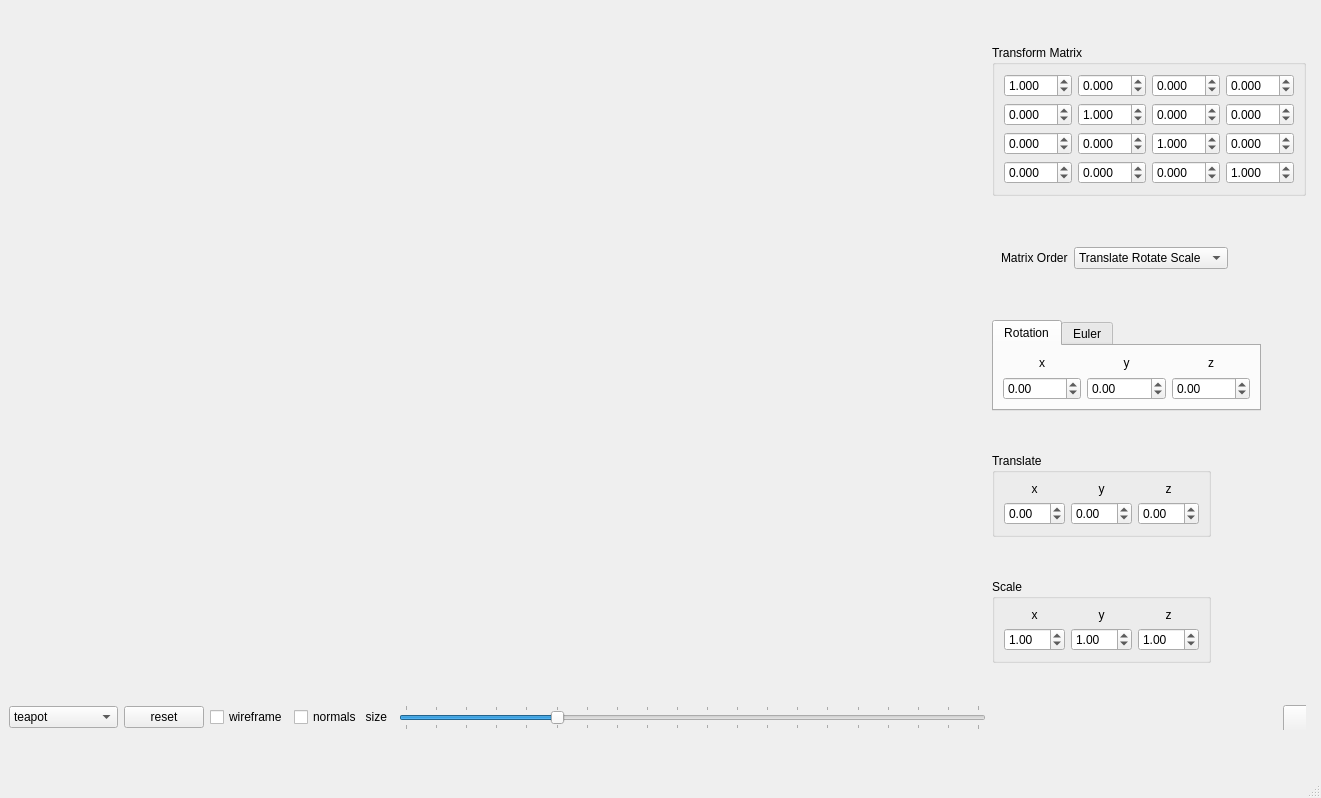
<?xml version="1.0" encoding="UTF-8"?>
<ui version="4.0">
 <class>MainWindow</class>
 <widget class="QMainWindow" name="MainWindow">
  <property name="geometry">
   <rect>
    <x>0</x>
    <y>0</y>
    <width>1321</width>
    <height>798</height>
   </rect>
  </property>
  <property name="baseSize">
   <size>
    <width>0</width>
    <height>0</height>
   </size>
  </property>
  <property name="windowTitle">
   <string>Affine Transform Demo using ngl::Matrix</string>
  </property>
  <widget class="QWidget" name="m_centralwidget">
   <layout class="QGridLayout" name="s_mainGridLayout">
    <item row="0" column="6" colspan="2">
     <widget class="QGroupBox" name="s_matrixGB">
      <property name="sizePolicy">
       <sizepolicy hsizetype="Fixed" vsizetype="Fixed">
        <horstretch>0</horstretch>
        <verstretch>0</verstretch>
       </sizepolicy>
      </property>
      <property name="title">
       <string>Transform Matrix</string>
      </property>
      <layout class="QGridLayout" name="gridLayout">
       <item row="3" column="3">
        <widget class="QDoubleSpinBox" name="m_m30">
         <property name="decimals">
          <number>3</number>
         </property>
         <property name="minimum">
          <double>-20.000000000000000</double>
         </property>
         <property name="maximum">
          <double>20.000000000000000</double>
         </property>
         <property name="singleStep">
          <double>0.010000000000000</double>
         </property>
         <property name="value">
          <double>0.000000000000000</double>
         </property>
        </widget>
       </item>
       <item row="0" column="3">
        <widget class="QDoubleSpinBox" name="m_m00">
         <property name="decimals">
          <number>3</number>
         </property>
         <property name="minimum">
          <double>-20.000000000000000</double>
         </property>
         <property name="maximum">
          <double>20.000000000000000</double>
         </property>
         <property name="singleStep">
          <double>0.010000000000000</double>
         </property>
         <property name="value">
          <double>1.000000000000000</double>
         </property>
        </widget>
       </item>
       <item row="1" column="3">
        <widget class="QDoubleSpinBox" name="m_m10">
         <property name="decimals">
          <number>3</number>
         </property>
         <property name="minimum">
          <double>-20.000000000000000</double>
         </property>
         <property name="maximum">
          <double>20.000000000000000</double>
         </property>
         <property name="singleStep">
          <double>0.010000000000000</double>
         </property>
         <property name="value">
          <double>0.000000000000000</double>
         </property>
        </widget>
       </item>
       <item row="2" column="3">
        <widget class="QDoubleSpinBox" name="m_m20">
         <property name="decimals">
          <number>3</number>
         </property>
         <property name="minimum">
          <double>-20.000000000000000</double>
         </property>
         <property name="maximum">
          <double>20.000000000000000</double>
         </property>
         <property name="singleStep">
          <double>0.010000000000000</double>
         </property>
         <property name="value">
          <double>0.000000000000000</double>
         </property>
        </widget>
       </item>
       <item row="0" column="7">
        <widget class="QDoubleSpinBox" name="m_m03">
         <property name="decimals">
          <number>3</number>
         </property>
         <property name="minimum">
          <double>-20.000000000000000</double>
         </property>
         <property name="maximum">
          <double>20.000000000000000</double>
         </property>
         <property name="singleStep">
          <double>0.010000000000000</double>
         </property>
         <property name="value">
          <double>0.000000000000000</double>
         </property>
        </widget>
       </item>
       <item row="0" column="6">
        <widget class="QDoubleSpinBox" name="m_m02">
         <property name="decimals">
          <number>3</number>
         </property>
         <property name="minimum">
          <double>-20.000000000000000</double>
         </property>
         <property name="maximum">
          <double>20.000000000000000</double>
         </property>
         <property name="singleStep">
          <double>0.010000000000000</double>
         </property>
         <property name="value">
          <double>0.000000000000000</double>
         </property>
        </widget>
       </item>
       <item row="0" column="4">
        <widget class="QDoubleSpinBox" name="m_m01">
         <property name="decimals">
          <number>3</number>
         </property>
         <property name="minimum">
          <double>-20.000000000000000</double>
         </property>
         <property name="maximum">
          <double>20.000000000000000</double>
         </property>
         <property name="singleStep">
          <double>0.010000000000000</double>
         </property>
         <property name="value">
          <double>0.000000000000000</double>
         </property>
        </widget>
       </item>
       <item row="1" column="4">
        <widget class="QDoubleSpinBox" name="m_m11">
         <property name="decimals">
          <number>3</number>
         </property>
         <property name="minimum">
          <double>-20.000000000000000</double>
         </property>
         <property name="maximum">
          <double>20.000000000000000</double>
         </property>
         <property name="singleStep">
          <double>0.010000000000000</double>
         </property>
         <property name="value">
          <double>1.000000000000000</double>
         </property>
        </widget>
       </item>
       <item row="2" column="4">
        <widget class="QDoubleSpinBox" name="m_m21">
         <property name="decimals">
          <number>3</number>
         </property>
         <property name="minimum">
          <double>-20.000000000000000</double>
         </property>
         <property name="maximum">
          <double>20.000000000000000</double>
         </property>
         <property name="singleStep">
          <double>0.010000000000000</double>
         </property>
         <property name="value">
          <double>0.000000000000000</double>
         </property>
        </widget>
       </item>
       <item row="3" column="4">
        <widget class="QDoubleSpinBox" name="m_m31">
         <property name="decimals">
          <number>3</number>
         </property>
         <property name="minimum">
          <double>-20.000000000000000</double>
         </property>
         <property name="maximum">
          <double>20.000000000000000</double>
         </property>
         <property name="singleStep">
          <double>0.010000000000000</double>
         </property>
         <property name="value">
          <double>0.000000000000000</double>
         </property>
        </widget>
       </item>
       <item row="1" column="6">
        <widget class="QDoubleSpinBox" name="m_m12">
         <property name="decimals">
          <number>3</number>
         </property>
         <property name="minimum">
          <double>-20.000000000000000</double>
         </property>
         <property name="maximum">
          <double>20.000000000000000</double>
         </property>
         <property name="singleStep">
          <double>0.010000000000000</double>
         </property>
         <property name="value">
          <double>0.000000000000000</double>
         </property>
        </widget>
       </item>
       <item row="1" column="7">
        <widget class="QDoubleSpinBox" name="m_m13">
         <property name="decimals">
          <number>3</number>
         </property>
         <property name="minimum">
          <double>-20.000000000000000</double>
         </property>
         <property name="maximum">
          <double>20.000000000000000</double>
         </property>
         <property name="singleStep">
          <double>0.010000000000000</double>
         </property>
         <property name="value">
          <double>0.000000000000000</double>
         </property>
        </widget>
       </item>
       <item row="2" column="6">
        <widget class="QDoubleSpinBox" name="m_m22">
         <property name="decimals">
          <number>3</number>
         </property>
         <property name="minimum">
          <double>-20.000000000000000</double>
         </property>
         <property name="maximum">
          <double>20.000000000000000</double>
         </property>
         <property name="singleStep">
          <double>0.010000000000000</double>
         </property>
         <property name="value">
          <double>1.000000000000000</double>
         </property>
        </widget>
       </item>
       <item row="2" column="7">
        <widget class="QDoubleSpinBox" name="m_m23">
         <property name="decimals">
          <number>3</number>
         </property>
         <property name="minimum">
          <double>-20.000000000000000</double>
         </property>
         <property name="maximum">
          <double>20.000000000000000</double>
         </property>
         <property name="singleStep">
          <double>0.010000000000000</double>
         </property>
         <property name="value">
          <double>0.000000000000000</double>
         </property>
        </widget>
       </item>
       <item row="3" column="6">
        <widget class="QDoubleSpinBox" name="m_m32">
         <property name="decimals">
          <number>3</number>
         </property>
         <property name="minimum">
          <double>-20.000000000000000</double>
         </property>
         <property name="maximum">
          <double>20.000000000000000</double>
         </property>
         <property name="singleStep">
          <double>0.010000000000000</double>
         </property>
         <property name="value">
          <double>0.000000000000000</double>
         </property>
        </widget>
       </item>
       <item row="3" column="7">
        <widget class="QDoubleSpinBox" name="m_m33">
         <property name="decimals">
          <number>3</number>
         </property>
         <property name="minimum">
          <double>-20.000000000000000</double>
         </property>
         <property name="maximum">
          <double>20.000000000000000</double>
         </property>
         <property name="singleStep">
          <double>0.010000000000000</double>
         </property>
         <property name="value">
          <double>1.000000000000000</double>
         </property>
        </widget>
       </item>
      </layout>
     </widget>
    </item>
    <item row="1" column="6" colspan="2">
     <widget class="QWidget" name="widget" native="true">
      <property name="sizePolicy">
       <sizepolicy hsizetype="Fixed" vsizetype="Fixed">
        <horstretch>0</horstretch>
        <verstretch>0</verstretch>
       </sizepolicy>
      </property>
      <layout class="QFormLayout" name="formLayout_2">
       <item row="0" column="0">
        <layout class="QFormLayout" name="s_FormLayoutMatrixOrder">
         <item row="0" column="1">
          <widget class="QComboBox" name="m_matrixOrder">
           <property name="currentIndex">
            <number>1</number>
           </property>
           <item>
            <property name="text">
             <string>Rotate Translate Scale</string>
            </property>
           </item>
           <item>
            <property name="text">
             <string>Translate Rotate Scale</string>
            </property>
           </item>
           <item>
            <property name="text">
             <string>Gimbal Lock</string>
            </property>
           </item>
           <item>
            <property name="text">
             <string>Euler Translate Scale</string>
            </property>
           </item>
           <item>
            <property name="text">
             <string>Translate Euler Scale</string>
            </property>
           </item>
          </widget>
         </item>
         <item row="0" column="0">
          <widget class="QLabel" name="s_matrixOrderLabel">
           <property name="text">
            <string>Matrix Order</string>
           </property>
          </widget>
         </item>
        </layout>
       </item>
      </layout>
     </widget>
    </item>
    <item row="2" column="6" colspan="2">
     <widget class="QTabWidget" name="s_rotateTabWidget">
      <property name="sizePolicy">
       <sizepolicy hsizetype="Fixed" vsizetype="Fixed">
        <horstretch>0</horstretch>
        <verstretch>0</verstretch>
       </sizepolicy>
      </property>
      <widget class="QWidget" name="s_rotateTabWidgetPage1">
       <attribute name="title">
        <string>Rotation</string>
       </attribute>
       <layout class="QGridLayout" name="gridLayout_2">
        <item row="1" column="0">
         <widget class="QDoubleSpinBox" name="m_rx">
          <property name="minimum">
           <double>-180.000000000000000</double>
          </property>
          <property name="maximum">
           <double>180.000000000000000</double>
          </property>
         </widget>
        </item>
        <item row="1" column="1">
         <widget class="QDoubleSpinBox" name="m_ry">
          <property name="minimum">
           <double>-180.000000000000000</double>
          </property>
          <property name="maximum">
           <double>180.000000000000000</double>
          </property>
         </widget>
        </item>
        <item row="1" column="2">
         <widget class="QDoubleSpinBox" name="m_rz">
          <property name="minimum">
           <double>-180.000000000000000</double>
          </property>
          <property name="maximum">
           <double>180.000000000000000</double>
          </property>
         </widget>
        </item>
        <item row="0" column="2">
         <widget class="QLabel" name="s_rotZLabel">
          <property name="text">
           <string>z</string>
          </property>
          <property name="alignment">
           <set>Qt::AlignCenter</set>
          </property>
         </widget>
        </item>
        <item row="0" column="0">
         <widget class="QLabel" name="s_rotXLabel">
          <property name="text">
           <string>x</string>
          </property>
          <property name="alignment">
           <set>Qt::AlignCenter</set>
          </property>
         </widget>
        </item>
        <item row="0" column="1">
         <widget class="QLabel" name="s_rotYLabel">
          <property name="text">
           <string>y</string>
          </property>
          <property name="alignment">
           <set>Qt::AlignCenter</set>
          </property>
         </widget>
        </item>
       </layout>
      </widget>
      <widget class="QWidget" name="tab">
       <attribute name="title">
        <string>Euler</string>
       </attribute>
       <layout class="QGridLayout" name="gridLayout_5">
        <item row="1" column="0">
         <widget class="QDoubleSpinBox" name="m_eulerAngle">
          <property name="maximum">
           <double>360.000000000000000</double>
          </property>
         </widget>
        </item>
        <item row="1" column="1">
         <widget class="QDoubleSpinBox" name="m_eulerXAxis">
          <property name="minimum">
           <double>-1.000000000000000</double>
          </property>
          <property name="maximum">
           <double>1.000000000000000</double>
          </property>
          <property name="singleStep">
           <double>0.010000000000000</double>
          </property>
          <property name="value">
           <double>1.000000000000000</double>
          </property>
         </widget>
        </item>
        <item row="1" column="2">
         <widget class="QDoubleSpinBox" name="m_eulerYAxis">
          <property name="minimum">
           <double>-1.000000000000000</double>
          </property>
          <property name="maximum">
           <double>1.000000000000000</double>
          </property>
          <property name="singleStep">
           <double>0.010000000000000</double>
          </property>
         </widget>
        </item>
        <item row="1" column="3">
         <widget class="QDoubleSpinBox" name="m_eulerZAxis">
          <property name="minimum">
           <double>-1.000000000000000</double>
          </property>
          <property name="maximum">
           <double>1.000000000000000</double>
          </property>
          <property name="singleStep">
           <double>0.010000000000000</double>
          </property>
         </widget>
        </item>
        <item row="0" column="1" colspan="2">
         <widget class="QLabel" name="s_eulerAxisLabel">
          <property name="text">
           <string>Axis</string>
          </property>
         </widget>
        </item>
        <item row="0" column="0">
         <widget class="QLabel" name="s_eulerAngleLabel">
          <property name="text">
           <string>Angle</string>
          </property>
         </widget>
        </item>
       </layout>
      </widget>
     </widget>
    </item>
    <item row="3" column="6" colspan="2">
     <widget class="QGroupBox" name="s_translateGroupBox">
      <property name="sizePolicy">
       <sizepolicy hsizetype="Fixed" vsizetype="Fixed">
        <horstretch>0</horstretch>
        <verstretch>0</verstretch>
       </sizepolicy>
      </property>
      <property name="title">
       <string>Translate</string>
      </property>
      <layout class="QGridLayout" name="gridLayout_3">
       <item row="1" column="0">
        <widget class="QDoubleSpinBox" name="m_tx">
         <property name="minimum">
          <double>-20.000000000000000</double>
         </property>
         <property name="maximum">
          <double>20.000000000000000</double>
         </property>
         <property name="singleStep">
          <double>0.100000000000000</double>
         </property>
        </widget>
       </item>
       <item row="1" column="1">
        <widget class="QDoubleSpinBox" name="m_ty">
         <property name="minimum">
          <double>-20.000000000000000</double>
         </property>
         <property name="maximum">
          <double>20.000000000000000</double>
         </property>
         <property name="singleStep">
          <double>0.100000000000000</double>
         </property>
        </widget>
       </item>
       <item row="1" column="2">
        <widget class="QDoubleSpinBox" name="m_tz">
         <property name="minimum">
          <double>-20.000000000000000</double>
         </property>
         <property name="maximum">
          <double>20.000000000000000</double>
         </property>
         <property name="singleStep">
          <double>0.100000000000000</double>
         </property>
        </widget>
       </item>
       <item row="0" column="0">
        <widget class="QLabel" name="s_txLabel">
         <property name="text">
          <string>x</string>
         </property>
         <property name="alignment">
          <set>Qt::AlignCenter</set>
         </property>
        </widget>
       </item>
       <item row="0" column="1">
        <widget class="QLabel" name="s_tyLabel">
         <property name="text">
          <string>y</string>
         </property>
         <property name="alignment">
          <set>Qt::AlignCenter</set>
         </property>
        </widget>
       </item>
       <item row="0" column="2">
        <widget class="QLabel" name="s_tzLabel">
         <property name="text">
          <string>z</string>
         </property>
         <property name="alignment">
          <set>Qt::AlignCenter</set>
         </property>
        </widget>
       </item>
      </layout>
     </widget>
    </item>
    <item row="3" column="8">
     <widget class="QFrame" name="frame_2">
      <property name="frameShape">
       <enum>QFrame::StyledPanel</enum>
      </property>
      <property name="frameShadow">
       <enum>QFrame::Raised</enum>
      </property>
     </widget>
    </item>
    <item row="4" column="6">
     <widget class="QGroupBox" name="s_scaleGroupBox">
      <property name="sizePolicy">
       <sizepolicy hsizetype="Fixed" vsizetype="Fixed">
        <horstretch>0</horstretch>
        <verstretch>0</verstretch>
       </sizepolicy>
      </property>
      <property name="title">
       <string>Scale</string>
      </property>
      <layout class="QGridLayout" name="gridLayout_4">
       <item row="1" column="0">
        <widget class="QDoubleSpinBox" name="m_sx">
         <property name="minimum">
          <double>-20.000000000000000</double>
         </property>
         <property name="maximum">
          <double>20.000000000000000</double>
         </property>
         <property name="singleStep">
          <double>0.100000000000000</double>
         </property>
         <property name="value">
          <double>1.000000000000000</double>
         </property>
        </widget>
       </item>
       <item row="1" column="1">
        <widget class="QDoubleSpinBox" name="m_sy">
         <property name="minimum">
          <double>-20.000000000000000</double>
         </property>
         <property name="maximum">
          <double>20.000000000000000</double>
         </property>
         <property name="singleStep">
          <double>0.100000000000000</double>
         </property>
         <property name="value">
          <double>1.000000000000000</double>
         </property>
        </widget>
       </item>
       <item row="1" column="2">
        <widget class="QDoubleSpinBox" name="m_sz">
         <property name="minimum">
          <double>-20.000000000000000</double>
         </property>
         <property name="maximum">
          <double>20.000000000000000</double>
         </property>
         <property name="singleStep">
          <double>0.100000000000000</double>
         </property>
         <property name="value">
          <double>1.000000000000000</double>
         </property>
        </widget>
       </item>
       <item row="0" column="0">
        <widget class="QLabel" name="s_txLabel_2">
         <property name="text">
          <string>x</string>
         </property>
         <property name="alignment">
          <set>Qt::AlignCenter</set>
         </property>
        </widget>
       </item>
       <item row="0" column="1">
        <widget class="QLabel" name="s_tyLabel_2">
         <property name="text">
          <string>y</string>
         </property>
         <property name="alignment">
          <set>Qt::AlignCenter</set>
         </property>
        </widget>
       </item>
       <item row="0" column="2">
        <widget class="QLabel" name="s_tzLabel_2">
         <property name="text">
          <string>z</string>
         </property>
         <property name="alignment">
          <set>Qt::AlignCenter</set>
         </property>
        </widget>
       </item>
      </layout>
     </widget>
    </item>
    <item row="7" column="0">
     <widget class="QComboBox" name="m_vboSelection">
      <property name="currentIndex">
       <number>6</number>
      </property>
      <item>
       <property name="text">
        <string>sphere</string>
       </property>
      </item>
      <item>
       <property name="text">
        <string>cylinder</string>
       </property>
      </item>
      <item>
       <property name="text">
        <string>cone</string>
       </property>
      </item>
      <item>
       <property name="text">
        <string>disk</string>
       </property>
      </item>
      <item>
       <property name="text">
        <string>plane</string>
       </property>
      </item>
      <item>
       <property name="text">
        <string>torus</string>
       </property>
      </item>
      <item>
       <property name="text">
        <string>teapot</string>
       </property>
      </item>
      <item>
       <property name="text">
        <string>octahedron</string>
       </property>
      </item>
      <item>
       <property name="text">
        <string>dodecahedron</string>
       </property>
      </item>
      <item>
       <property name="text">
        <string>icosahedron</string>
       </property>
      </item>
      <item>
       <property name="text">
        <string>tetrahedron</string>
       </property>
      </item>
      <item>
       <property name="text">
        <string>football</string>
       </property>
      </item>
      <item>
       <property name="text">
        <string>cube</string>
       </property>
      </item>
      <item>
       <property name="text">
        <string>troll</string>
       </property>
      </item>
      <item>
       <property name="text">
        <string>buddah</string>
       </property>
      </item>
      <item>
       <property name="text">
        <string>dragon</string>
       </property>
      </item>
      <item>
       <property name="text">
        <string>bunny</string>
       </property>
      </item>
     </widget>
    </item>
    <item row="7" column="1">
     <widget class="QPushButton" name="m_reset">
      <property name="text">
       <string>reset</string>
      </property>
     </widget>
    </item>
    <item row="7" column="2">
     <widget class="QCheckBox" name="m_wireframe">
      <property name="text">
       <string>wireframe</string>
      </property>
     </widget>
    </item>
    <item row="7" column="3">
     <widget class="QCheckBox" name="m_normals">
      <property name="text">
       <string>normals   size</string>
      </property>
     </widget>
    </item>
    <item row="7" column="4">
     <widget class="QSlider" name="m_normalSize">
      <property name="layoutDirection">
       <enum>Qt::RightToLeft</enum>
      </property>
      <property name="minimum">
       <number>1</number>
      </property>
      <property name="maximum">
       <number>20</number>
      </property>
      <property name="pageStep">
       <number>1</number>
      </property>
      <property name="value">
       <number>6</number>
      </property>
      <property name="sliderPosition">
       <number>6</number>
      </property>
      <property name="orientation">
       <enum>Qt::Horizontal</enum>
      </property>
      <property name="invertedAppearance">
       <bool>true</bool>
      </property>
      <property name="tickPosition">
       <enum>QSlider::TicksBothSides</enum>
      </property>
     </widget>
    </item>
    <item row="7" column="6" colspan="2">
     <widget class="QFrame" name="frame">
      <property name="frameShape">
       <enum>QFrame::NoFrame</enum>
      </property>
      <property name="frameShadow">
       <enum>QFrame::Plain</enum>
      </property>
      <widget class="QPushButton" name="m_colour">
       <property name="geometry">
        <rect>
         <x>291</x>
         <y>0</y>
         <width>85</width>
         <height>32</height>
        </rect>
       </property>
       <property name="text">
        <string>Colour</string>
       </property>
      </widget>
     </widget>
    </item>
   </layout>
  </widget>
  <widget class="QMenuBar" name="menubar">
   <property name="geometry">
    <rect>
     <x>0</x>
     <y>0</y>
     <width>1321</width>
     <height>22</height>
    </rect>
   </property>
  </widget>
  <widget class="QStatusBar" name="statusbar"/>
 </widget>
 <tabstops>
  <tabstop>m_vboSelection</tabstop>
  <tabstop>m_reset</tabstop>
  <tabstop>m_wireframe</tabstop>
  <tabstop>m_normals</tabstop>
  <tabstop>m_m11</tabstop>
  <tabstop>m_m12</tabstop>
  <tabstop>m_m13</tabstop>
  <tabstop>m_m20</tabstop>
  <tabstop>m_m21</tabstop>
  <tabstop>m_m22</tabstop>
  <tabstop>m_m23</tabstop>
  <tabstop>m_m30</tabstop>
  <tabstop>m_m31</tabstop>
  <tabstop>m_m32</tabstop>
  <tabstop>m_m33</tabstop>
  <tabstop>m_m10</tabstop>
  <tabstop>m_m03</tabstop>
  <tabstop>m_m02</tabstop>
  <tabstop>m_m01</tabstop>
  <tabstop>m_m00</tabstop>
 </tabstops>
 <resources/>
 <connections/>
</ui>
